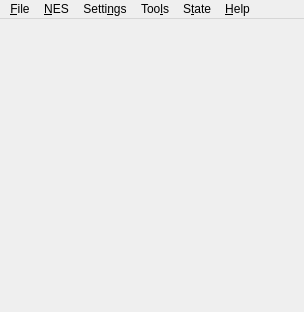
<?xml version="1.0" encoding="UTF-8"?>
<ui version="4.0">
 <class>mainWindow</class>
 <widget class="QMainWindow" name="mainWindow">
  <property name="windowModality">
   <enum>Qt::NonModal</enum>
  </property>
  <property name="geometry">
   <rect>
    <x>0</x>
    <y>0</y>
    <width>304</width>
    <height>312</height>
   </rect>
  </property>
  <property name="windowTitle">
   <string notr="true">FHorse</string>
  </property>
  <widget class="QWidget" name="central_widget"/>
  <widget class="wdgMenuBar" name="menubar">
   <property name="geometry">
    <rect>
     <x>0</x>
     <y>0</y>
     <width>304</width>
     <height>20</height>
    </rect>
   </property>
   <widget class="QMenu" name="menu_File">
    <property name="tearOffEnabled">
     <bool>false</bool>
    </property>
    <property name="title">
     <string>&amp;File</string>
    </property>
    <widget class="QMenu" name="menu_Recent_Roms">
     <property name="title">
      <string>&amp;Recent Roms</string>
     </property>
     <property name="icon">
      <iconset resource="resources.qrc">
       <normaloff>:/icon/icons/recent_roms.svgz</normaloff>:/icon/icons/recent_roms.svgz</iconset>
     </property>
    </widget>
    <addaction name="action_Open"/>
    <addaction name="menu_Recent_Roms"/>
    <addaction name="separator"/>
    <addaction name="action_Edit_Current_Header"/>
    <addaction name="action_Apply_Patch"/>
    <addaction name="separator"/>
    <addaction name="action_Start_Stop_Audio_recording"/>
    <addaction name="action_Start_Stop_Video_recording"/>
    <addaction name="separator"/>
    <addaction name="action_Open_config_folder"/>
    <addaction name="action_Open_working_folder"/>
    <addaction name="separator"/>
    <addaction name="action_Quit"/>
   </widget>
   <widget class="QMenu" name="menu_NES">
    <property name="title">
     <string>&amp;NES</string>
    </property>
    <widget class="QMenu" name="menu_Disk_Side">
     <property name="title">
      <string>&amp;Disk Side</string>
     </property>
     <property name="icon">
      <iconset resource="resources.qrc">
       <normaloff>:/icon/icons/disk_side.svgz</normaloff>:/icon/icons/disk_side.svgz</iconset>
     </property>
     <addaction name="action_Disk_1_side_A"/>
     <addaction name="action_Disk_1_side_B"/>
     <addaction name="action_Disk_2_side_A"/>
     <addaction name="action_Disk_2_side_B"/>
     <addaction name="action_Disk_3_side_A"/>
     <addaction name="action_Disk_3_side_B"/>
     <addaction name="action_Disk_4_side_A"/>
     <addaction name="action_Disk_4_side_B"/>
     <addaction name="separator"/>
     <addaction name="action_Switch_sides"/>
    </widget>
    <widget class="QMenu" name="menu_Tape">
     <property name="title">
      <string>T&amp;ape</string>
     </property>
     <property name="icon">
      <iconset resource="resources.qrc">
       <normaloff>:/icon/icons/cassette_tape.svgz</normaloff>:/icon/icons/cassette_tape.svgz</iconset>
     </property>
     <addaction name="action_Tape_Play"/>
     <addaction name="action_Tape_Record"/>
     <addaction name="action_Tape_Stop"/>
    </widget>
    <widget class="QMenu" name="menu_Export_Current_state">
     <property name="title">
      <string>E&amp;xport current state of Disk/Disks</string>
     </property>
     <property name="icon">
      <iconset resource="resources.qrc">
       <normaloff>:/icon/icons/fds_export.svg</normaloff>:/icon/icons/fds_export.svg</iconset>
     </property>
     <addaction name="action_Current_state_to_FDS"/>
     <addaction name="action_Current_state_to_Quick_Disk"/>
     <addaction name="action_Current_state_to_puNES_image"/>
    </widget>
    <addaction name="action_Turn_Off"/>
    <addaction name="action_Hard_Reset"/>
    <addaction name="action_Soft_Reset"/>
    <addaction name="separator"/>
    <addaction name="action_Insert_Coin"/>
    <addaction name="separator"/>
    <addaction name="action_Shout_into_Microphone"/>
    <addaction name="separator"/>
    <addaction name="menu_Disk_Side"/>
    <addaction name="action_Eject_Insert_Disk"/>
    <addaction name="menu_Export_Current_state"/>
    <addaction name="separator"/>
    <addaction name="menu_Tape"/>
    <addaction name="separator"/>
    <addaction name="action_Fullscreen"/>
    <addaction name="action_Save_Screenshot"/>
    <addaction name="action_Save_Unaltered_NES_screen"/>
    <addaction name="action_Pause"/>
    <addaction name="action_Toogle_Fast_Forward"/>
    <addaction name="action_Toggle_GUI_in_window"/>
   </widget>
   <widget class="QMenu" name="menu_Settings">
    <property name="title">
     <string>Setti&amp;ngs</string>
    </property>
    <addaction name="action_General"/>
    <addaction name="action_Video"/>
    <addaction name="action_Audio"/>
    <addaction name="action_Input"/>
    <addaction name="action_PPU"/>
    <addaction name="action_Cheats"/>
    <addaction name="action_Recording"/>
   </widget>
   <widget class="QMenu" name="menu_State">
    <property name="title">
     <string>S&amp;tate</string>
    </property>
    <property name="toolTipsVisible">
     <bool>true</bool>
    </property>
    <addaction name="action_Save_state"/>
    <addaction name="action_Load_state"/>
    <addaction name="separator"/>
    <addaction name="action_Increment_slot"/>
    <addaction name="action_Decrement_slot"/>
    <addaction name="separator"/>
    <addaction name="action_State_Slot_0"/>
    <addaction name="action_State_Slot_1"/>
    <addaction name="action_State_Slot_2"/>
    <addaction name="action_State_Slot_3"/>
    <addaction name="action_State_Slot_4"/>
    <addaction name="action_State_Slot_5"/>
    <addaction name="action_State_Slot_6"/>
    <addaction name="action_State_Slot_7"/>
    <addaction name="action_State_Slot_8"/>
    <addaction name="action_State_Slot_9"/>
    <addaction name="action_State_Slot_A"/>
    <addaction name="action_State_Slot_B"/>
    <addaction name="separator"/>
    <addaction name="action_State_Save_to_file"/>
    <addaction name="action_State_Load_from_file"/>
   </widget>
   <widget class="QMenu" name="menu_Help">
    <property name="title">
     <string>&amp;Help</string>
    </property>
    <addaction name="action_Show_Log"/>
    <addaction name="action_About"/>
   </widget>
   <widget class="QMenu" name="menu_Tools">
    <property name="title">
     <string>Too&amp;ls</string>
    </property>
    <addaction name="action_Detach_Barcode"/>
    <addaction name="action_Dipswitch"/>
    <addaction name="action_Virtual_Keyboard"/>
    <addaction name="action_Vs_System"/>
    <addaction name="action_Joypad_Gamepads_Debug"/>
    <addaction name="separator"/>
   </widget>
   <addaction name="menu_File"/>
   <addaction name="menu_NES"/>
   <addaction name="menu_Settings"/>
   <addaction name="menu_Tools"/>
   <addaction name="menu_State"/>
   <addaction name="menu_Help"/>
  </widget>
  <action name="action_Open">
   <property name="enabled">
    <bool>true</bool>
   </property>
   <property name="icon">
    <iconset resource="resources.qrc">
     <normaloff>:/icon/icons/open.svgz</normaloff>:/icon/icons/open.svgz</iconset>
   </property>
   <property name="text">
    <string>&amp;Open</string>
   </property>
  </action>
  <action name="action_Quit">
   <property name="icon">
    <iconset resource="resources.qrc">
     <normaloff>:/icon/icons/exit.svgz</normaloff>:/icon/icons/exit.svgz</iconset>
   </property>
   <property name="text">
    <string>&amp;Quit</string>
   </property>
  </action>
  <action name="action_Toggle_GUI_in_window">
   <property name="icon">
    <iconset resource="resources.qrc">
     <normaloff>:/icon/icons/toggle_gui.svgz</normaloff>:/icon/icons/toggle_gui.svgz</iconset>
   </property>
   <property name="text">
    <string>Toggle &amp;GUI in window</string>
   </property>
  </action>
  <action name="action_Hard_Reset">
   <property name="icon">
    <iconset resource="resources.qrc">
     <normaloff>:/icon/icons/hard_reset.svgz</normaloff>:/icon/icons/hard_reset.svgz</iconset>
   </property>
   <property name="text">
    <string>&amp;Hard Reset</string>
   </property>
  </action>
  <action name="action_Soft_Reset">
   <property name="icon">
    <iconset resource="resources.qrc">
     <normaloff>:/icon/icons/soft_reset.svgz</normaloff>:/icon/icons/soft_reset.svgz</iconset>
   </property>
   <property name="text">
    <string>&amp;Soft Reset</string>
   </property>
  </action>
  <action name="action_Eject_Insert_Disk">
   <property name="icon">
    <iconset resource="resources.qrc">
     <normaloff>:/icon/icons/multimedia_eject.svgz</normaloff>:/icon/icons/multimedia_eject.svgz</iconset>
   </property>
   <property name="text">
    <string>&amp;Eject/Insert Disk</string>
   </property>
  </action>
  <action name="action_Disk_1_side_A">
   <property name="checkable">
    <bool>true</bool>
   </property>
   <property name="text">
    <string>Disk 1 side A</string>
   </property>
  </action>
  <action name="action_Disk_1_side_B">
   <property name="checkable">
    <bool>true</bool>
   </property>
   <property name="text">
    <string>Disk 1 side B</string>
   </property>
  </action>
  <action name="action_Disk_2_side_A">
   <property name="checkable">
    <bool>true</bool>
   </property>
   <property name="text">
    <string>Disk 2 side A</string>
   </property>
  </action>
  <action name="action_Disk_2_side_B">
   <property name="checkable">
    <bool>true</bool>
   </property>
   <property name="text">
    <string>Disk 2 side B</string>
   </property>
  </action>
  <action name="action_Disk_3_side_A">
   <property name="checkable">
    <bool>true</bool>
   </property>
   <property name="text">
    <string>Disk 3 side A</string>
   </property>
  </action>
  <action name="action_Disk_3_side_B">
   <property name="checkable">
    <bool>true</bool>
   </property>
   <property name="text">
    <string>Disk 3 side B</string>
   </property>
  </action>
  <action name="action_Disk_4_side_A">
   <property name="checkable">
    <bool>true</bool>
   </property>
   <property name="text">
    <string>Disk 4 side A</string>
   </property>
  </action>
  <action name="action_Disk_4_side_B">
   <property name="checkable">
    <bool>true</bool>
   </property>
   <property name="text">
    <string>Disk 4 side B</string>
   </property>
  </action>
  <action name="action_Switch_sides">
   <property name="icon">
    <iconset resource="resources.qrc">
     <normaloff>:/icon/icons/switch_sides.svgz</normaloff>:/icon/icons/switch_sides.svgz</iconset>
   </property>
   <property name="text">
    <string>&amp;Switch sides</string>
   </property>
  </action>
  <action name="action_Fullscreen">
   <property name="icon">
    <iconset resource="resources.qrc">
     <normaloff>:/icon/icons/fullscreen.svgz</normaloff>:/icon/icons/fullscreen.svgz</iconset>
   </property>
   <property name="text">
    <string>F&amp;ullscreen</string>
   </property>
  </action>
  <action name="action_Game_Genie">
   <property name="checkable">
    <bool>true</bool>
   </property>
   <property name="text">
    <string>&amp;Game Genie Rom Mode</string>
   </property>
  </action>
  <action name="action_Save_state">
   <property name="icon">
    <iconset resource="resources.qrc">
     <normaloff>:/icon/icons/save.svgz</normaloff>:/icon/icons/save.svgz</iconset>
   </property>
   <property name="text">
    <string>S&amp;ave state</string>
   </property>
  </action>
  <action name="action_Load_state">
   <property name="icon">
    <iconset resource="resources.qrc">
     <normaloff>:/icon/icons/load.svgz</normaloff>:/icon/icons/load.svgz</iconset>
   </property>
   <property name="text">
    <string>L&amp;oad state</string>
   </property>
  </action>
  <action name="action_Increment_slot">
   <property name="icon">
    <iconset resource="resources.qrc">
     <normaloff>:/icon/icons/state_inc.svgz</normaloff>:/icon/icons/state_inc.svgz</iconset>
   </property>
   <property name="text">
    <string>&amp;Increment slot</string>
   </property>
  </action>
  <action name="action_Decrement_slot">
   <property name="icon">
    <iconset resource="resources.qrc">
     <normaloff>:/icon/icons/state_dec.svgz</normaloff>:/icon/icons/state_dec.svgz</iconset>
   </property>
   <property name="text">
    <string>&amp;Decrement slot</string>
   </property>
  </action>
  <action name="action_State_Slot_0">
   <property name="checkable">
    <bool>true</bool>
   </property>
   <property name="text">
    <string>Slot &amp;0</string>
   </property>
  </action>
  <action name="action_State_Slot_1">
   <property name="checkable">
    <bool>true</bool>
   </property>
   <property name="text">
    <string>Slot &amp;1</string>
   </property>
  </action>
  <action name="action_State_Slot_2">
   <property name="checkable">
    <bool>true</bool>
   </property>
   <property name="text">
    <string>Slot &amp;2</string>
   </property>
  </action>
  <action name="action_State_Slot_3">
   <property name="checkable">
    <bool>true</bool>
   </property>
   <property name="text">
    <string>Slot &amp;3</string>
   </property>
  </action>
  <action name="action_State_Slot_4">
   <property name="checkable">
    <bool>true</bool>
   </property>
   <property name="text">
    <string>Slot &amp;4</string>
   </property>
  </action>
  <action name="action_State_Slot_5">
   <property name="checkable">
    <bool>true</bool>
   </property>
   <property name="text">
    <string>Slot &amp;5</string>
   </property>
  </action>
  <action name="action_About">
   <property name="icon">
    <iconset resource="resources.qrc">
     <normaloff>:/icon/icons/about.svgz</normaloff>:/icon/icons/about.svgz</iconset>
   </property>
   <property name="text">
    <string>&amp;About</string>
   </property>
  </action>
  <action name="action_State_Save_to_file">
   <property name="icon">
    <iconset resource="resources.qrc">
     <normaloff>:/icon/icons/save.svgz</normaloff>:/icon/icons/save.svgz</iconset>
   </property>
   <property name="text">
    <string>&amp;Save to file</string>
   </property>
  </action>
  <action name="action_State_Load_from_file">
   <property name="icon">
    <iconset resource="resources.qrc">
     <normaloff>:/icon/icons/load.svgz</normaloff>:/icon/icons/load.svgz</iconset>
   </property>
   <property name="text">
    <string>&amp;Load from file</string>
   </property>
  </action>
  <action name="action_State_Slot_6">
   <property name="checkable">
    <bool>true</bool>
   </property>
   <property name="text">
    <string>Slot &amp;6</string>
   </property>
  </action>
  <action name="action_State_Slot_7">
   <property name="checkable">
    <bool>true</bool>
   </property>
   <property name="text">
    <string>Slot &amp;7</string>
   </property>
  </action>
  <action name="action_State_Slot_8">
   <property name="checkable">
    <bool>true</bool>
   </property>
   <property name="text">
    <string>Slot &amp;8</string>
   </property>
  </action>
  <action name="action_State_Slot_9">
   <property name="checkable">
    <bool>true</bool>
   </property>
   <property name="text">
    <string>Slot &amp;9</string>
   </property>
  </action>
  <action name="action_Cheats_List">
   <property name="checkable">
    <bool>true</bool>
   </property>
   <property name="text">
    <string>&amp;Cheats List Mode</string>
   </property>
  </action>
  <action name="action_Cheats_Editor">
   <property name="icon">
    <iconset resource="resources.qrc">
     <normaloff>:/icon/icons/cheat_editor.svgz</normaloff>:/icon/icons/cheat_editor.svgz</iconset>
   </property>
   <property name="text">
    <string>Cheats &amp;Editor</string>
   </property>
  </action>
  <action name="action_Cheats_Disabled">
   <property name="checkable">
    <bool>true</bool>
   </property>
   <property name="text">
    <string>&amp;Disabled</string>
   </property>
  </action>
  <action name="action_Toogle_Fast_Forward">
   <property name="checkable">
    <bool>true</bool>
   </property>
   <property name="icon">
    <iconset resource="resources.qrc">
     <normaloff>:/icon/icons/fast_forward.svgz</normaloff>:/icon/icons/fast_forward.svgz</iconset>
   </property>
   <property name="text">
    <string>Toggle &amp;Fast Forward</string>
   </property>
  </action>
  <action name="action_Pause">
   <property name="checkable">
    <bool>true</bool>
   </property>
   <property name="icon">
    <iconset resource="resources.qrc">
     <normaloff>:/icon/icons/multimedia_pause.svgz</normaloff>:/icon/icons/multimedia_pause.svgz</iconset>
   </property>
   <property name="text">
    <string>&amp;Pause</string>
   </property>
  </action>
  <action name="action_Save_Screenshot">
   <property name="icon">
    <iconset resource="resources.qrc">
     <normaloff>:/icon/icons/screenshot.svgz</normaloff>:/icon/icons/screenshot.svgz</iconset>
   </property>
   <property name="text">
    <string>Sa&amp;ve Screenshot</string>
   </property>
  </action>
  <action name="action_Insert_Coin">
   <property name="icon">
    <iconset resource="resources.qrc">
     <normaloff>:/icon/icons/insert_coins.svgz</normaloff>:/icon/icons/insert_coins.svgz</iconset>
   </property>
   <property name="text">
    <string>Insert &amp;Coin</string>
   </property>
  </action>
  <action name="action_Vs_System">
   <property name="icon">
    <iconset resource="resources.qrc">
     <normaloff>:/icon/icons/insert_coins.svgz</normaloff>:/icon/icons/insert_coins.svgz</iconset>
   </property>
   <property name="text">
    <string>&amp;Vs System Controls</string>
   </property>
  </action>
  <action name="action_Open_working_folder">
   <property name="icon">
    <iconset resource="resources.qrc">
     <normaloff>:/icon/icons/home.svgz</normaloff>:/icon/icons/home.svgz</iconset>
   </property>
   <property name="text">
    <string>Open &amp;working folder</string>
   </property>
  </action>
  <action name="action_Turn_Off">
   <property name="icon">
    <iconset resource="resources.qrc">
     <normaloff>:/icon/icons/turn_off.svgz</normaloff>:/icon/icons/turn_off.svgz</iconset>
   </property>
   <property name="text">
    <string>&amp;Turn Off</string>
   </property>
  </action>
  <action name="action_Start_Stop_Audio_recording">
   <property name="icon">
    <iconset resource="resources.qrc">
     <normaloff>:/icon/icons/nsf_file.svgz</normaloff>:/icon/icons/nsf_file.svgz</iconset>
   </property>
   <property name="text">
    <string>Start/Stop &amp;AUDIO recording</string>
   </property>
  </action>
  <action name="action_Apply_Patch">
   <property name="icon">
    <iconset resource="resources.qrc">
     <normaloff>:/icon/icons/patch.svgz</normaloff>:/icon/icons/patch.svgz</iconset>
   </property>
   <property name="text">
    <string>Apply IPS/BPS/XDELTA &amp;Patch</string>
   </property>
  </action>
  <action name="action_Video">
   <property name="icon">
    <iconset resource="resources.qrc">
     <normaloff>:/icon/icons/video.svgz</normaloff>:/icon/icons/video.svgz</iconset>
   </property>
   <property name="text">
    <string>&amp;Video</string>
   </property>
  </action>
  <action name="action_Audio">
   <property name="icon">
    <iconset resource="resources.qrc">
     <normaloff>:/icon/icons/audio.svgz</normaloff>:/icon/icons/audio.svgz</iconset>
   </property>
   <property name="text">
    <string>&amp;Audio</string>
   </property>
  </action>
  <action name="action_Input">
   <property name="icon">
    <iconset resource="resources.qrc">
     <normaloff>:/icon/icons/input.svgz</normaloff>:/icon/icons/input.svgz</iconset>
   </property>
   <property name="text">
    <string>&amp;Input</string>
   </property>
  </action>
  <action name="action_General">
   <property name="icon">
    <iconset resource="resources.qrc">
     <normaloff>:/icon/icons/general.svgz</normaloff>:/icon/icons/general.svgz</iconset>
   </property>
   <property name="text">
    <string>&amp;General</string>
   </property>
  </action>
  <action name="action_PPU">
   <property name="icon">
    <iconset resource="resources.qrc">
     <normaloff>:/icon/icons/ppu.svgz</normaloff>:/icon/icons/ppu.svgz</iconset>
   </property>
   <property name="text">
    <string>&amp;PPU</string>
   </property>
  </action>
  <action name="action_Cheats">
   <property name="icon">
    <iconset resource="resources.qrc">
     <normaloff>:/icon/icons/cheat.svgz</normaloff>:/icon/icons/cheat.svgz</iconset>
   </property>
   <property name="text">
    <string>&amp;Cheats</string>
   </property>
  </action>
  <action name="action_Save_Unaltered_NES_screen">
   <property name="icon">
    <iconset resource="resources.qrc">
     <normaloff>:/icon/icons/screenshot_unaltered.svgz</normaloff>:/icon/icons/screenshot_unaltered.svgz</iconset>
   </property>
   <property name="text">
    <string>Save Unalte&amp;red NES screen</string>
   </property>
  </action>
  <action name="action_Recording">
   <property name="icon">
    <iconset resource="resources.qrc">
     <normaloff>:/icon/icons/recording.svgz</normaloff>:/icon/icons/recording.svgz</iconset>
   </property>
   <property name="text">
    <string>&amp;Recording</string>
   </property>
  </action>
  <action name="action_Start_Stop_Video_recording">
   <property name="icon">
    <iconset resource="resources.qrc">
     <normaloff>:/icon/icons/film.svgz</normaloff>:/icon/icons/film.svgz</iconset>
   </property>
   <property name="text">
    <string>Start/Stop &amp;VIDEO recording</string>
   </property>
  </action>
  <action name="action_State_Slot_A">
   <property name="checkable">
    <bool>true</bool>
   </property>
   <property name="text">
    <string>Slot &amp;A</string>
   </property>
  </action>
  <action name="action_State_Slot_B">
   <property name="checkable">
    <bool>true</bool>
   </property>
   <property name="text">
    <string>Slot &amp;B</string>
   </property>
  </action>
  <action name="action_Joypad_Gamepads_Debug">
   <property name="icon">
    <iconset resource="resources.qrc">
     <normaloff>:/icon/icons/game_controller.svgz</normaloff>:/icon/icons/game_controller.svgz</iconset>
   </property>
   <property name="text">
    <string>&amp;Joypad/Gamepad Debug</string>
   </property>
  </action>
  <action name="action_Virtual_Keyboard">
   <property name="icon">
    <iconset resource="resources.qrc">
     <normaloff>:/icon/icons/virtual_keyboard.svgz</normaloff>:/icon/icons/virtual_keyboard.svgz</iconset>
   </property>
   <property name="text">
    <string>Toggle Virtual &amp;Keyboard</string>
   </property>
  </action>
  <action name="action_Tape_Play">
   <property name="icon">
    <iconset resource="resources.qrc">
     <normaloff>:/icon/icons/cassette_tape_play.svgz</normaloff>:/icon/icons/cassette_tape_play.svgz</iconset>
   </property>
   <property name="text">
    <string>&amp;Play</string>
   </property>
  </action>
  <action name="action_Tape_Record">
   <property name="icon">
    <iconset resource="resources.qrc">
     <normaloff>:/icon/icons/cassette_tape_record.svgz</normaloff>:/icon/icons/cassette_tape_record.svgz</iconset>
   </property>
   <property name="text">
    <string>&amp;Record</string>
   </property>
  </action>
  <action name="action_Tape_Stop">
   <property name="icon">
    <iconset resource="resources.qrc">
     <normaloff>:/icon/icons/cassette_tape_stop.svgz</normaloff>:/icon/icons/cassette_tape_stop.svgz</iconset>
   </property>
   <property name="text">
    <string>&amp;Stop</string>
   </property>
  </action>
  <action name="action_Shout_into_Microphone">
   <property name="icon">
    <iconset resource="resources.qrc">
     <normaloff>:/icon/icons/shout.svgz</normaloff>:/icon/icons/shout.svgz</iconset>
   </property>
   <property name="text">
    <string>Shout into &amp;Microphone</string>
   </property>
  </action>
  <action name="action_Open_config_folder">
   <property name="icon">
    <iconset resource="resources.qrc">
     <normaloff>:/icon/icons/preferences_other.svgz</normaloff>:/icon/icons/preferences_other.svgz</iconset>
   </property>
   <property name="text">
    <string>Open &amp;config folder</string>
   </property>
  </action>
  <action name="action_Show_Log">
   <property name="icon">
    <iconset resource="resources.qrc">
     <normaloff>:/icon/icons/cheat_editor.svgz</normaloff>:/icon/icons/cheat_editor.svgz</iconset>
   </property>
   <property name="text">
    <string>&amp;Show Log</string>
   </property>
  </action>
  <action name="action_Edit_Current_Header">
   <property name="icon">
    <iconset resource="resources.qrc">
     <normaloff>:/icon/icons/header.svgz</normaloff>:/icon/icons/header.svgz</iconset>
   </property>
   <property name="text">
    <string>Edit Current iNES/NES2.0 &amp;Header</string>
   </property>
  </action>
  <action name="action_Dipswitch">
   <property name="icon">
    <iconset resource="resources.qrc">
     <normaloff>:/icon/icons/dipswitch.svgz</normaloff>:/icon/icons/dipswitch.svgz</iconset>
   </property>
   <property name="text">
    <string>&amp;Dipswitch</string>
   </property>
  </action>
  <action name="action_Detach_Barcode">
   <property name="icon">
    <iconset resource="resources.qrc">
     <normaloff>:/icon/icons/barcode.svgz</normaloff>:/icon/icons/barcode.svgz</iconset>
   </property>
   <property name="text">
    <string>Detach &amp;Barcode</string>
   </property>
  </action>
  <action name="action_Current_state_to_FDS">
   <property name="text">
    <string>to &amp;FDS Format</string>
   </property>
  </action>
  <action name="action_Current_state_to_Quick_Disk">
   <property name="text">
    <string>to Quick Disk Format</string>
   </property>
  </action>
  <action name="action_Current_state_to_puNES_image">
   <property name="text">
    <string>to puNES image</string>
   </property>
  </action>
 </widget>
 <customwidgets>
  <customwidget>
   <class>wdgMenuBar</class>
   <extends>QMenuBar</extends>
   <header>wdgMenuBar.hpp</header>
  </customwidget>
 </customwidgets>
 <resources>
  <include location="resources.qrc"/>
 </resources>
 <connections/>
</ui>
